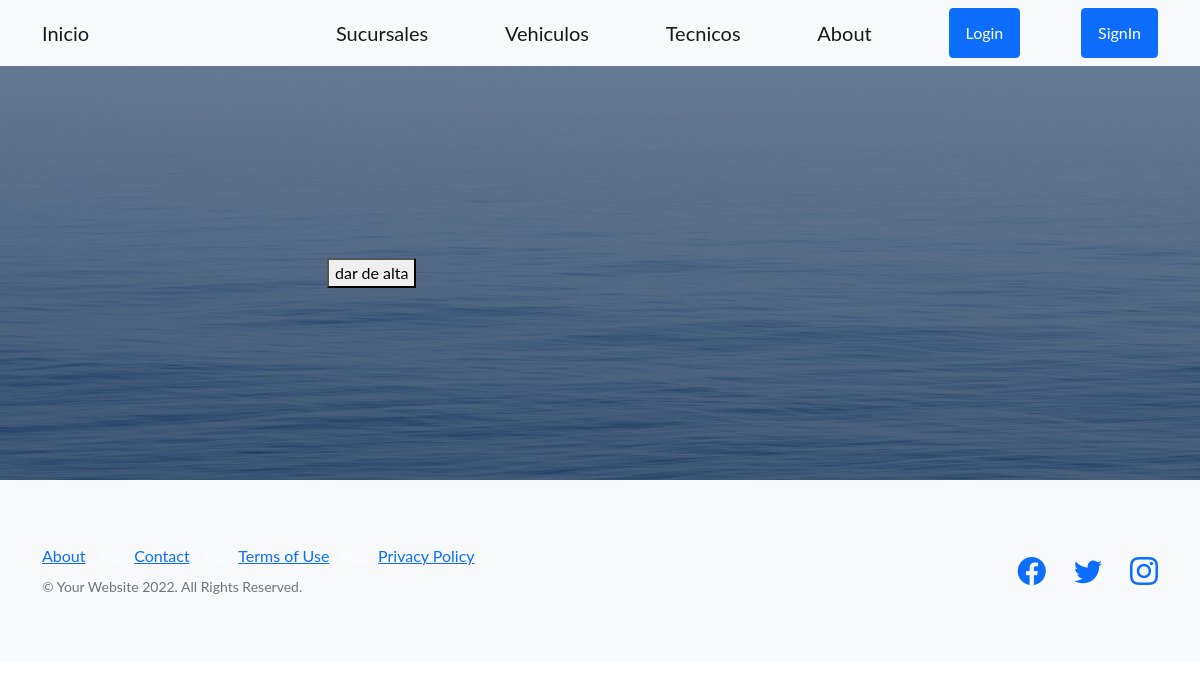
Before: /readveh/ with the older database file.
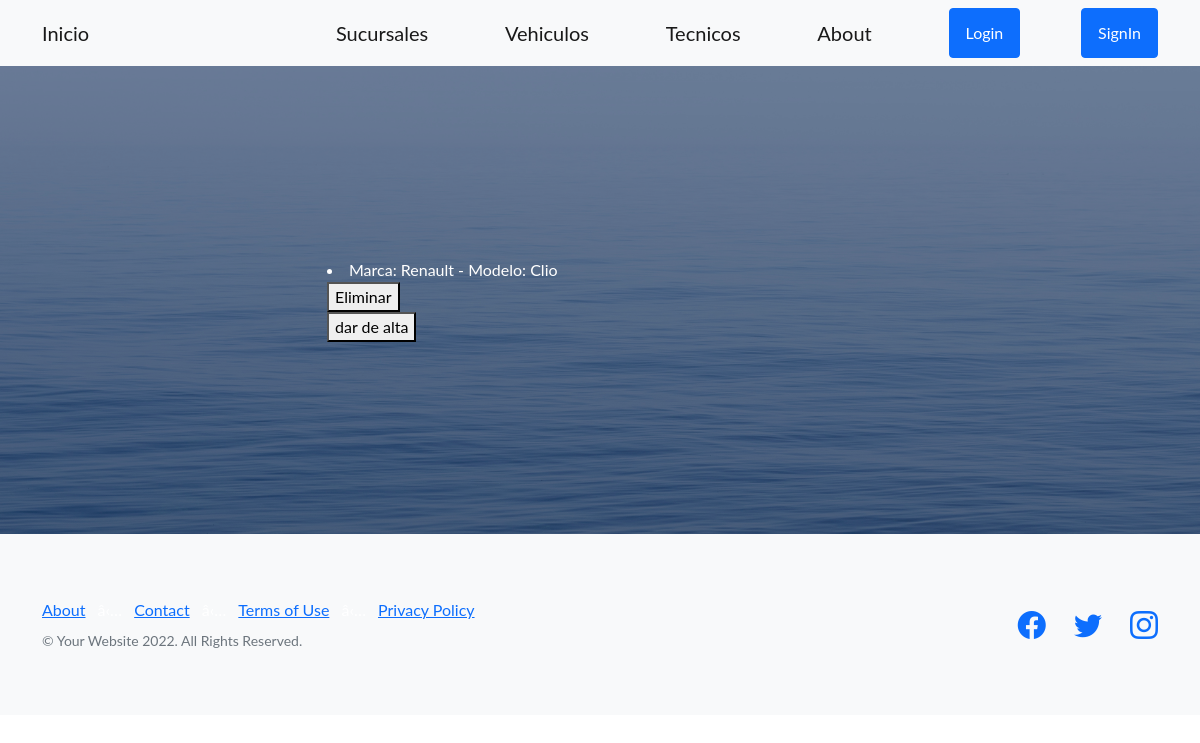
After: the same page with the newer database file.
### app_final/models.py (models this page shows)
class Vehiculo(models.Model):
    marca = models.CharField(max_length=40)
    modelo = models.CharField(max_length=40)
    def __str__(self):
        return f'Marca: {self.marca} - Modelo: {self.modelo}'

### app_final/views.py (the view)
# urls.py: path('readveh/', ReadVehiculos, name='readveh'),
def ReadVehiculos(request):
    vehiculos = Vehiculo.objects.all()
    contexto = {'Vehiculos': vehiculos}
    return render(request, 'ReadVehiculos.html', contexto)

### Final/Templates/ReadVehiculos.html
{% extends 'padre.html' %}
{% block bloqueLibre1 %}
<body style="color: rgb(255, 255, 255)">
    {% for v in Vehiculos %}
        <li>{{v}}</li>
        <div>
            <form action="{% url 'delveh' v.modelo %}"  method="POST"> {% csrf_token %}
                <button type="submit">Eliminar</button>
            </form>
        </div>
    {% endfor %}
    <form action="{% url 'formvehi'%}">
        <button type="submit">dar de alta</button>
    </form>
        </div>
</body>
{% endblock bloqueLibre1 %}

Changed rows visible on the page:
added Vehiculo: marca+modelo "Marca: Renault - Modelo: Clio"
